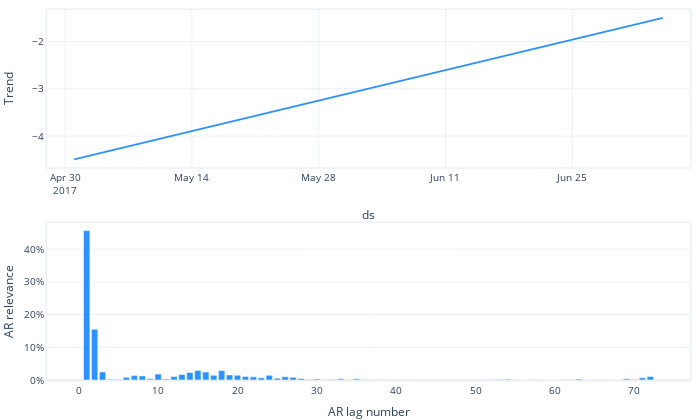

Notebook code cell kept with this figure:
### Code cell
fig_param = m.plot_parameters()
fig_param = m.plot_parameters(plotting_backend="plotly").show()

### Figure 1 — Plotly figure (JSON) as saved in the notebook; plotly's stock layout.template omitted (floating-point values rounded to 4 significant figures)
{"data": [{"fill": "none", "line": {"color": "#2d92ff", "width": 2}, "mode": "lines", "name": "Trend", "type": "scatter", "x": ["2017-05-01T00:00:00", "2017-07-05T00:00:00"], "xaxis": "x", "y": [-4.495, -1.498], "yaxis": "y"}, {"marker": {"color": "#2d92ff"}, "name": "AR", "type": "bar", "x": [72, 71, 70, 69, 68, 67, 66, 65, 64, 63, 62, 61, 60, 59, 58, 57, 56, 55, 54, 53, 52, 51, 50, 49, 48, 47, 46, 45, 44, 43, 42, 41, 40, 39, 38, 37, 36, 35, 34, 33, 32, 31, 30, 29, 28, 27, 26, 25, 24, 23, 22, 21, 20, 19, 18, 17, 16, 15, 14, 13, 12, 11, 10, 9, 8, 7, 6, 5, 4, 3, 2, 1], "xaxis": "x2", "y": [0.01103, 0.00665, 0.001649, 0.003464, 2.568e-05, 2.135e-05, 0.0001944, 0.0006537, 1.966e-05, 0.002675, 0.001502, 0.0006045, 0.0001424, 0.0001652, 0.0002563, 0.0005028, 0.0002285, 5.69e-06, 0.00218, 0.001556, 0.0006997, 0.001052, 4.663e-06, 4.872e-06, 4e-06, 3.552e-06, 3.369e-06, 3.745e-06, 0.0003365, 4.118e-06, 0.0008928, 0.0008601, 4.745e-06, 0.001059, 0.000662, 6.272e-06, 0.001136, 0.003477, 0.001003, 0.00362, 0.001786, 0.0006507, 0.003336, 0.001668, 0.004455, 0.008045, 0.01006, 0.005502, 0.01424, 0.006665, 0.009574, 0.011, 0.01463, 0.01546, 0.02859, 0.01421, 0.02435, 0.02914, 0.02309, 0.01682, 0.01064, 0.00276, 0.018, 0.003526, 0.01254, 0.01347, 0.008083, 0.001182, 0.002178, 0.02451, 0.1549, 0.4566], "yaxis": "y2"}], "layout": {"autosize": true, "font": {"size": 10}, "height": 420, "margin": {"b": 0, "l": 0, "pad": 0, "r": 10, "t": 10}, "showlegend": false, "title": {"font": {"size": 12}}, "width": 700, "xaxis": {"anchor": "y", "domain": [0, 1], "linewidth": 1.5, "mirror": true, "range": ["2017-04-28T00:00:00", "2017-07-08T00:00:00"], "showline": true, "title": {"text": "ds"}, "type": "date"}, "xaxis2": {"anchor": "y2", "domain": [0, 1], "linewidth": 1.5, "mirror": true, "range": [-4, 77], "showline": true, "title": {"text": "AR lag number"}}, "yaxis": {"anchor": "x", "domain": [0.575, 1], "linewidth": 1.5, "mirror": true, "rangemode": "normal", "showline": true, "title": {"text": "Trend"}}, "yaxis2": {"anchor": "x2", "domain": [0, 0.425], "linewidth": 1.5, "mirror": true, "rangemode": "normal", "showline": true, "tickformat": ",.0%", "title": {"text": "AR relevance"}}}}
